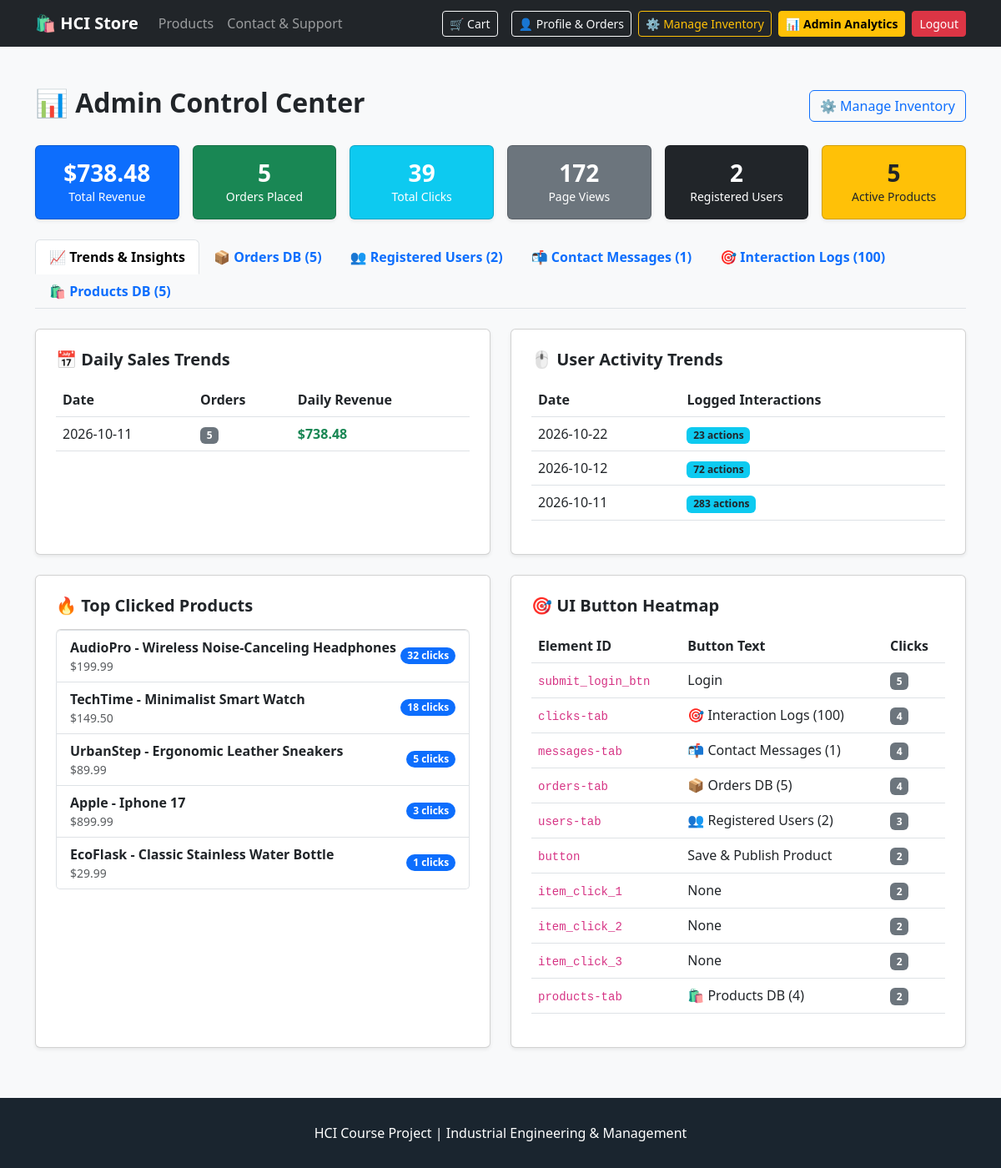
Page /analytics/ (signed in) on the committed database.
### web/models.py (models this page shows, shortened)
class Product(models.Model):
    name = models.CharField(max_length=200)
    brand = models.CharField(max_length=100)
    price = models.DecimalField(max_digits=10, decimal_places=2)
    description = models.TextField()
    category = models.CharField(max_length=100, default="General")
    image = models.ImageField(upload_to='products/', blank=True, null=True)
    image_url = models.URLField(blank=True, null=True, default="https://via.placeholder.com/300")
    created_at = models.DateTimeField(auto_now_add=True)
    def get_image_url(self):
        if self.image:
            return self.image.url
        return self.image_url or "https://via.placeholder.com/300"

class UserInteractionLog(models.Model):
    user = models.ForeignKey(User, on_delete=models.SET_NULL, null=True, blank=True)
    session_id = models.CharField(max_length=100)
    page_url = models.CharField(max_length=200)
    action_type = models.CharField(max_length=50)
    element_id = models.CharField(max_length=100, blank=True, null=True)
    element_text = models.CharField(max_length=200, blank=True, null=True)
    product_id = models.IntegerField(blank=True, null=True)
    details = models.TextField(blank=True, null=True)
    timestamp = models.DateTimeField(auto_now_add=True)

### web/views.py (the view)
# urls.py: path('analytics/', views.analytics_dashboard, name='analytics'),
@login_required
def analytics_dashboard(request):
    if not is_admin_user(request.user):
        return HttpResponseForbidden("Access Denied: You must be an administrator to view this dashboard.")
    total_views = UserInteractionLog.objects.filter(action_type='page_view').count()
    total_clicks = UserInteractionLog.objects.filter(action_type='button_click').count()
    total_purchases = Order.objects.count()
    total_revenue = Order.objects.aggregate(Sum('total_price'))['total_price__sum'] or 0
    total_users = User.objects.count()
    total_products = Product.objects.count()
    daily_sales = Order.objects.annotate(date=TruncDate('created_at')) \
        .values('date') \
        .annotate(daily_total=Sum('total_price'), order_count=Count('id')) \
        .order_by('-date')[:10]
    daily_clicks = UserInteractionLog.objects.annotate(date=TruncDate('timestamp')) \
        .values('date') \
        .annotate(click_count=Count('id')) \
        .order_by('-date')[:10]
    most_clicked_products = UserInteractionLog.objects.filter(product_id__isnull=False) \
        .values('product_id') \
        .annotate(click_count=Count('id')) \
        .order_by('-click_count')
    top_products = []
    for item in most_clicked_products:
        try:
            prod = Product.objects.get(id=item['product_id'])
            top_products.append({'product': prod, 'clicks': item['click_count']})
        except Product.DoesNotExist:
            pass
    top_elements = UserInteractionLog.objects.filter(action_type='button_click') \
        .values('element_id', 'element_text') \
        .annotate(count=Count('id')) \
        .order_by('-count')[:10]
    users = User.objects.all().order_by('-date_joined')
    all_orders = Order.objects.select_related('user', 'product').order_by('-created_at')
    contact_messages = ContactSubmission.objects.order_by('-created_at')
    all_logs = UserInteractionLog.objects.select_related('user').order_by('-timestamp')[:100]
    all_products = Product.objects.all().order_by('-created_at')
    context = {
        'total_views': total_views,
        'total_clicks': total_clicks,
        'total_purchases': total_purchases,
        'total_revenue': total_revenue,
        'total_users': total_users,
        'total_products': total_products,
        'daily_sales': list(daily_sales),
        'daily_clicks': list(daily_clicks),
        'top_products': top_products,
        'top_elements': top_elements,
        'users': users,
        'all_orders': all_orders,
        'contact_messages': contact_messages,
        'all_logs': all_logs,
        'all_products': all_products,
        'is_admin': True,
    }
    return render(request, 'analytics.html', context)

### web/views.py (called while the page is built)
def is_admin_user(user):
    return user.is_authenticated and (user.is_superuser or user.email.lower() in [e.lower() for e in ADMIN_EMAILS])

### templates/analytics.html (shortened to what this page needs)
{% extends 'base.html' %}
{% block content %}
<div class="d-flex justify-content-between align-items-center mb-4">
    <h2 class="fw-bold">📊 Admin Control Center</h2>
    <a href="{% url 'manage_products' %}" class="btn btn-outline-primary" data-track-id="analytics_to_manage_btn">⚙️ Manage Inventory</a>
</div>
<div class="row text-center mb-4 g-3">
    <div class="col-md-2">
        <div class="card bg-primary text-white p-3 shadow-sm h-100">
            <h3 class="fw-bold mb-0">${{ total_revenue|floatformat:2 }}</h3>
            <small>Total Revenue</small>
        </div>
    </div>
    <div class="col-md-2">
        <div class="card bg-success text-white p-3 shadow-sm h-100">
            <h3 class="fw-bold mb-0">{{ total_purchases }}</h3>
            <small>Orders Placed</small>
        </div>
    </div>
    <div class="col-md-2">
        <div class="card bg-info text-white p-3 shadow-sm h-100">
            <h3 class="fw-bold mb-0">{{ total_clicks }}</h3>
            <small>Total Clicks</small>
        </div>
    </div>
    <div class="col-md-2">
        <div class="card bg-secondary text-white p-3 shadow-sm h-100">
            <h3 class="fw-bold mb-0">{{ total_views }}</h3>
            <small>Page Views</small>
        </div>
    </div>
    <div class="col-md-2">
        <div class="card bg-dark text-white p-3 shadow-sm h-100">
            <h3 class="fw-bold mb-0">{{ total_users }}</h3>
            <small>Registered Users</small>
        </div>
    </div>
    <div class="col-md-2">
        <div class="card bg-warning text-dark p-3 shadow-sm h-100">
            <h3 class="fw-bold mb-0">{{ total_products }}</h3>
            <small>Active Products</small>
        </div>
    </div>
</div>
<ul class="nav nav-tabs mb-4 fw-bold" id="adminTab" role="tablist">
    <li class="nav-item" role="presentation">
        <button class="nav-link active" id="trends-tab" data-bs-toggle="tab" data-bs-target="#trends" type="button" role="tab">📈 Trends & Insights</button>
    </li>
    <li class="nav-item" role="presentation">
        <button class="nav-link" id="orders-tab" data-bs-toggle="tab" data-bs-target="#orders" type="button" role="tab">📦 Orders DB ({{ all_orders|length }})</button>
    </li>
    <li class="nav-item" role="presentation">
        <button class="nav-link" id="users-tab" data-bs-toggle="tab" data-bs-target="#users" type="button" role="tab">👥 Registered Users ({{ users|length }})</button>
    </li>
    <li class="nav-item" role="presentation">
        <button class="nav-link" id="messages-tab" data-bs-toggle="tab" data-bs-target="#messages" type="button" role="tab">📬 Contact Messages ({{ contact_messages|length }})</button>
    </li>
    <li class="nav-item" role="presentation">
        <button class="nav-link" id="clicks-tab" data-bs-toggle="tab" data-bs-target="#clicks" type="button" role="tab">🎯 Interaction Logs ({{ all_logs|length }})</button>
    </li>
    <li class="nav-item" role="presentation">
        <button class="nav-link" id="products-tab" data-bs-toggle="tab" data-bs-target="#products" type="button" role="tab">🛍️ Products DB ({{ all_products|length }})</button>
    </li>
</ul>
<div class="tab-content" id="adminTabContent">
    <div class="tab-pane fade show active" id="trends" role="tabpanel">
        <div class="row g-4 mb-4">
            <div class="col-md-6">
                <div class="card p-4 shadow-sm h-100">
                    <h5 class="fw-bold mb-3">📅 Daily Sales Trends</h5>
                    <div class="table-responsive">
                        <table class="table table-hover">
                            <thead>
                                <tr>
                                    <th>Date</th>
                                    <th>Orders</th>
                                    <th>Daily Revenue</th>
                                </tr>
                            </thead>
                            <tbody>
                                {% for sale in daily_sales %}
                                <tr>
                                    <td>{{ sale.date|date:"Y-m-d" }}</td>
                                    <td><span class="badge bg-secondary">{{ sale.order_count }}</span></td>
                                    <td class="fw-bold text-success">${{ sale.daily_total|floatformat:2 }}</td>
                                </tr>
                                {% empty %}
                                <tr><td colspan="3" class="text-muted">No sales data recorded yet.</td></tr>
                                {% endfor %}
                            </tbody>
                        </table>
                    </div>
                </div>
            </div>
            <div class="col-md-6">
                <div class="card p-4 shadow-sm h-100">
                    <h5 class="fw-bold mb-3">🖱️ User Activity Trends</h5>
                    <div class="table-responsive">
                        <table class="table table-hover">
                            <thead>
                                <tr>
                                    <th>Date</th>
                                    <th>Logged Interactions</th>
                                </tr>
                            </thead>
                            <tbody>
                                {% for day in daily_clicks %}
                                <tr>
                                    <td>{{ day.date|date:"Y-m-d" }}</td>
                                    <td><span class="badge bg-info text-dark">{{ day.click_count }} actions</span></td>
                                </tr>
                                {% empty %}
                                <tr><td colspan="2" class="text-muted">No interaction logs yet.</td></tr>
                                {% endfor %}
                            </tbody>
                        </table>
                    </div>
                </div>
            </div>
        </div>
        <div class="row g-4">
            <div class="col-md-6">
                <div class="card p-4 shadow-sm h-100">
                    <h5 class="fw-bold mb-3">🔥 Top Clicked Products</h5>
                    <div class="list-group">
                        {% for item in top_products %}
                            <div class="list-group-item d-flex justify-content-between align-items-center">
                                <div>
                                    <strong>{{ item.product.brand }} - {{ item.product.name }}</strong>
                                    <div class="text-muted small">${{ item.product.price }}</div>
                                </div>
                                <span class="badge bg-primary rounded-pill">{{ item.clicks }} clicks</span>
                            </div>
                        {% empty %}
                            <div class="text-muted">No product clicks logged.</div>
                        {% endfor %}
                    </div>
                </div>
            </div>
            <div class="col-md-6">
                <div class="card p-4 shadow-sm h-100">
                    <h5 class="fw-bold mb-3">🎯 UI Button Heatmap</h5>
                    <div class="table-responsive">
                        <table class="table table-hover">
                            <thead>
                                <tr>
                                    <th>Element ID</th>
                                    <th>Button Text</th>
                                    <th>Clicks</th>
                                </tr>
                            </thead>
                            <tbody>
                                {% for el in top_elements %}
                                <tr>
                                    <td><code>{{ el.element_id }}</code></td>
                                    <td>{{ el.element_text }}</td>
                                    <td><span class="badge bg-secondary">{{ el.count }}</span></td>
                                </tr>
                                {% empty %}
                                <tr><td colspan="3" class="text-muted">No interactions recorded.</td></tr>
                                {% endfor %}
                            </tbody>
                        </table>
                    </div>
                </div>
            </div>
        </div>
    </div>
</div>
{% endblock %}

### templates/base.html (shortened to what this page needs)
<!DOCTYPE html>
<html lang="en">
<head>
    <link rel="stylesheet" href="https://cdn.jsdelivr.net/npm/bootstrap@5.3.0/dist/css/bootstrap.min.css">
</head>
<body>
    <nav class="navbar navbar-expand-lg navbar-dark bg-dark sticky-top">
        <div class="container">
            <a class="navbar-brand fw-bold" href="{% url 'index' %}" data-track-id="nav_brand">🛍️ HCI Store</a>
            <div class="collapse navbar-collapse" id="navbarNav">
                <ul class="navbar-nav me-auto">
                    <li class="nav-item"><a class="nav-link" href="{% url 'index' %}" data-track-id="nav_products">Products</a></li>
                    <li class="nav-item"><a class="nav-link" href="{% url 'contact' %}" data-track-id="nav_contact">Contact & Support</a></li>
                </ul>
                <ul class="navbar-nav gap-2 align-items-center">
                    <li class="nav-item">
                        <a href="{% url 'cart_detail' %}" class="btn btn-outline-light position-relative btn-sm me-2" data-track-id="nav_cart">
                            🛒 Cart
                        </a>
                    </li>
                    {% if user.is_authenticated %}
                        <li class="nav-item">
                            <a class="btn btn-outline-light btn-sm" href="{% url 'profile' %}" data-track-id="nav_profile">👤 Profile & Orders</a>
                        </li>
                        {% if is_admin %}
                            <li class="nav-item">
                                <a class="btn btn-outline-warning btn-sm" href="{% url 'manage_products' %}" data-track-id="nav_manage_products">⚙️ Manage Inventory</a>
                            </li>
                            <li class="nav-item">
                                <a class="btn btn-warning btn-sm fw-bold" href="{% url 'analytics' %}" data-track-id="nav_analytics">📊 Admin Analytics</a>
                            </li>
                        {% endif %}
                        <li class="nav-item">
                            <a class="btn btn-danger btn-sm" href="{% url 'logout' %}" data-track-id="nav_logout">Logout</a>
                        </li>
                    {% endif %}
                </ul>
            </div>
        </div>
    </nav>
    <div class="container my-5">
        {% block content %}{% endblock %}
    </div>
    <footer class="footer text-center">
        <div class="container">
            <p class="mb-0">HCI Course Project | Industrial Engineering & Management</p>
        </div>
    </footer>
</body>
</html>

### templates/base.html (style rules this page uses)
body { font-family: system-ui, -apple-system, sans-serif; background-color: #f8f9fa; }
.footer { background: #1a252f; color: white; padding: 30px 0; margin-top: 60px; }

### rows in the picture
Product: product.brand "AudioPro", product.name "Wireless Noise-Canceling Headphones", product.price "199.99", clicks "32"
Product: product.brand "TechTime", product.name "Minimalist Smart Watch", product.price "149.50", clicks "18"
Product: product.brand "UrbanStep", product.name "Ergonomic Leather Sneakers", product.price "89.99", clicks "5"
Product: product.brand "Apple", product.name "Iphone 17", product.price "899.99", clicks "3"
Product: product.brand "EcoFlask", product.name "Classic Stainless Water Bottle", product.price "29.99", clicks "1"
UserInteractionLog: element_id "users-tab", element_text "👥 Registered Users (2)", count "3"

### other values in the picture
{{ total_revenue|floatformat:2 }} "738.48"
{{ total_purchases }} "5"
{{ total_clicks }} "39"
{{ total_views }} "172"
{{ total_users }} "2"
{{ total_products }} "5"
{{ all_orders|length }} "5"
{{ users|length }} "2"
{{ contact_messages|length }} "1"
{{ all_logs|length }} "100"
{{ all_products|length }} "5"
{{ sale.date|date:"Y-m-d" }} "2026-10-11"
{{ sale.order_count }} "5"
{{ sale.daily_total|floatformat:2 }} "738.48"
{{ day.date|date:"Y-m-d" }} "2026-10-22" "2026-10-12" "2026-10-11"
